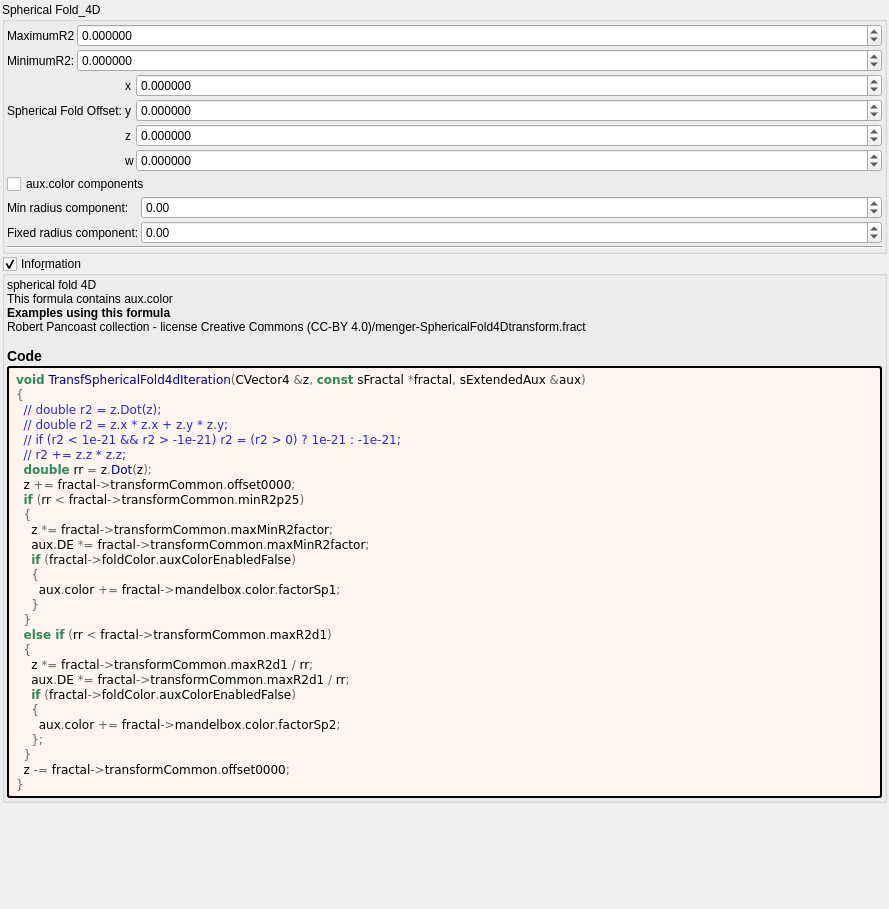
<?xml version="1.0" encoding="UTF-8"?>
<ui version="4.0">
 <class>Form</class>
 <widget class="QWidget" name="Form">
  <property name="geometry">
   <rect>
    <x>0</x>
    <y>0</y>
    <width>889</width>
    <height>909</height>
   </rect>
  </property>
  <property name="windowTitle">
   <string notr="true">transf_spherical_fold4d</string>
  </property>
  <layout class="QVBoxLayout" name="verticalLayout">
   <property name="spacing">
    <number>2</number>
   </property>
   <property name="leftMargin">
    <number>2</number>
   </property>
   <property name="topMargin">
    <number>2</number>
   </property>
   <property name="rightMargin">
    <number>2</number>
   </property>
   <property name="bottomMargin">
    <number>2</number>
   </property>
   <item>
    <widget class="QGroupBox" name="groupBox">
     <property name="title">
      <string>Spherical Fold_4D</string>
     </property>
     <property name="checkable">
      <bool>false</bool>
     </property>
     <layout class="QVBoxLayout" name="verticalLayout_12" stretch="0,0,0,0">
      <property name="spacing">
       <number>2</number>
      </property>
      <property name="leftMargin">
       <number>2</number>
      </property>
      <property name="topMargin">
       <number>2</number>
      </property>
      <property name="rightMargin">
       <number>2</number>
      </property>
      <property name="bottomMargin">
       <number>2</number>
      </property>
      <item>
       <layout class="QGridLayout" name="gridLayout_15" columnstretch="0,1">
        <property name="spacing">
         <number>2</number>
        </property>
        <item row="1" column="1">
         <widget class="MyDoubleSpinBox" name="spinbox_transf_minR2_p25">
          <property name="sizePolicy">
           <sizepolicy hsizetype="Minimum" vsizetype="Maximum">
            <horstretch>0</horstretch>
            <verstretch>0</verstretch>
           </sizepolicy>
          </property>
          <property name="prefix">
           <string/>
          </property>
          <property name="suffix">
           <string/>
          </property>
          <property name="decimals">
           <number>6</number>
          </property>
          <property name="minimum">
           <double>-99.989999999999995</double>
          </property>
          <property name="maximum">
           <double>99.989999999999995</double>
          </property>
          <property name="singleStep">
           <double>0.100000000000000</double>
          </property>
         </widget>
        </item>
        <item row="0" column="0">
         <widget class="QLabel" name="label_5">
          <property name="text">
           <string>MaximumR2</string>
          </property>
         </widget>
        </item>
        <item row="0" column="1">
         <widget class="MyDoubleSpinBox" name="spinbox_transf_maxR2_1">
          <property name="sizePolicy">
           <sizepolicy hsizetype="Minimum" vsizetype="Maximum">
            <horstretch>0</horstretch>
            <verstretch>0</verstretch>
           </sizepolicy>
          </property>
          <property name="prefix">
           <string/>
          </property>
          <property name="suffix">
           <string/>
          </property>
          <property name="decimals">
           <number>6</number>
          </property>
          <property name="minimum">
           <double>-99.989999999999995</double>
          </property>
          <property name="maximum">
           <double>99.989999999999995</double>
          </property>
          <property name="singleStep">
           <double>0.100000000000000</double>
          </property>
         </widget>
        </item>
        <item row="1" column="0">
         <widget class="QLabel" name="label_9">
          <property name="text">
           <string>MinimumR2:</string>
          </property>
         </widget>
        </item>
       </layout>
      </item>
      <item>
       <layout class="QGridLayout" name="gridLayout_63" columnstretch="0,0,0,1">
        <property name="spacing">
         <number>2</number>
        </property>
        <item row="3" column="2">
         <widget class="QLabel" name="label_99">
          <property name="text">
           <string notr="true">w</string>
          </property>
         </widget>
        </item>
        <item row="0" column="3">
         <widget class="MyDoubleSpinBox" name="spinbox4_transf_offset_0000_x">
          <property name="sizePolicy">
           <sizepolicy hsizetype="Minimum" vsizetype="Maximum">
            <horstretch>0</horstretch>
            <verstretch>0</verstretch>
           </sizepolicy>
          </property>
          <property name="prefix">
           <string/>
          </property>
          <property name="suffix">
           <string/>
          </property>
          <property name="decimals">
           <number>6</number>
          </property>
          <property name="minimum">
           <double>-99.989999999999995</double>
          </property>
          <property name="maximum">
           <double>99.989999999999995</double>
          </property>
          <property name="singleStep">
           <double>0.100000000000000</double>
          </property>
         </widget>
        </item>
        <item row="0" column="2">
         <widget class="QLabel" name="label_93">
          <property name="text">
           <string notr="true">x</string>
          </property>
         </widget>
        </item>
        <item row="1" column="2">
         <widget class="QLabel" name="label_90">
          <property name="text">
           <string notr="true">y</string>
          </property>
         </widget>
        </item>
        <item row="3" column="3">
         <widget class="MyDoubleSpinBox" name="spinbox4_transf_offset_0000_w">
          <property name="sizePolicy">
           <sizepolicy hsizetype="Minimum" vsizetype="Maximum">
            <horstretch>0</horstretch>
            <verstretch>0</verstretch>
           </sizepolicy>
          </property>
          <property name="prefix">
           <string/>
          </property>
          <property name="suffix">
           <string/>
          </property>
          <property name="decimals">
           <number>6</number>
          </property>
          <property name="minimum">
           <double>-99.989999999999995</double>
          </property>
          <property name="maximum">
           <double>99.989999999999995</double>
          </property>
          <property name="singleStep">
           <double>0.100000000000000</double>
          </property>
         </widget>
        </item>
        <item row="1" column="1">
         <widget class="QLabel" name="label_91">
          <property name="text">
           <string>Spherical Fold Offset:</string>
          </property>
         </widget>
        </item>
        <item row="2" column="3">
         <widget class="MyDoubleSpinBox" name="spinbox4_transf_offset_0000_z">
          <property name="sizePolicy">
           <sizepolicy hsizetype="Minimum" vsizetype="Maximum">
            <horstretch>0</horstretch>
            <verstretch>0</verstretch>
           </sizepolicy>
          </property>
          <property name="prefix">
           <string/>
          </property>
          <property name="suffix">
           <string/>
          </property>
          <property name="decimals">
           <number>6</number>
          </property>
          <property name="minimum">
           <double>-99.989999999999995</double>
          </property>
          <property name="maximum">
           <double>99.989999999999995</double>
          </property>
          <property name="singleStep">
           <double>0.100000000000000</double>
          </property>
         </widget>
        </item>
        <item row="1" column="3">
         <widget class="MyDoubleSpinBox" name="spinbox4_transf_offset_0000_y">
          <property name="sizePolicy">
           <sizepolicy hsizetype="Minimum" vsizetype="Maximum">
            <horstretch>0</horstretch>
            <verstretch>0</verstretch>
           </sizepolicy>
          </property>
          <property name="prefix">
           <string/>
          </property>
          <property name="suffix">
           <string/>
          </property>
          <property name="decimals">
           <number>6</number>
          </property>
          <property name="minimum">
           <double>-99.989999999999995</double>
          </property>
          <property name="maximum">
           <double>99.989999999999995</double>
          </property>
          <property name="singleStep">
           <double>0.100000000000000</double>
          </property>
         </widget>
        </item>
        <item row="2" column="2">
         <widget class="QLabel" name="label_98">
          <property name="text">
           <string notr="true">z</string>
          </property>
         </widget>
        </item>
       </layout>
      </item>
      <item>
       <layout class="QGridLayout" name="gridLayout_6" columnstretch="0,1">
        <property name="spacing">
         <number>2</number>
        </property>
        <item row="2" column="1">
         <widget class="MyDoubleSpinBox" name="spinbox_mandelbox_color_Sp2">
          <property name="sizePolicy">
           <sizepolicy hsizetype="Minimum" vsizetype="Maximum">
            <horstretch>0</horstretch>
            <verstretch>0</verstretch>
           </sizepolicy>
          </property>
          <property name="prefix">
           <string/>
          </property>
          <property name="suffix">
           <string/>
          </property>
          <property name="decimals">
           <number>2</number>
          </property>
          <property name="minimum">
           <double>-100.000000000000000</double>
          </property>
          <property name="maximum">
           <double>100.000000000000000</double>
          </property>
          <property name="singleStep">
           <double>0.100000000000000</double>
          </property>
         </widget>
        </item>
        <item row="2" column="0">
         <widget class="QLabel" name="label_29">
          <property name="text">
           <string>Fixed radius component:</string>
          </property>
         </widget>
        </item>
        <item row="1" column="1">
         <widget class="MyDoubleSpinBox" name="spinbox_mandelbox_color_Sp1">
          <property name="sizePolicy">
           <sizepolicy hsizetype="Minimum" vsizetype="Maximum">
            <horstretch>0</horstretch>
            <verstretch>0</verstretch>
           </sizepolicy>
          </property>
          <property name="prefix">
           <string/>
          </property>
          <property name="suffix">
           <string/>
          </property>
          <property name="decimals">
           <number>2</number>
          </property>
          <property name="minimum">
           <double>-100.000000000000000</double>
          </property>
          <property name="maximum">
           <double>100.000000000000000</double>
          </property>
          <property name="singleStep">
           <double>0.100000000000000</double>
          </property>
         </widget>
        </item>
        <item row="1" column="0">
         <widget class="QLabel" name="label_28">
          <property name="text">
           <string>Min radius component:</string>
          </property>
         </widget>
        </item>
        <item row="0" column="0" colspan="2">
         <widget class="QCheckBox" name="checkBox_fold_color_aux_color_enabled_false">
          <property name="text">
           <string notr="true">aux.color components</string>
          </property>
         </widget>
        </item>
       </layout>
      </item>
      <item>
       <widget class="Line" name="line_13">
        <property name="orientation">
         <enum>Qt::Horizontal</enum>
        </property>
       </widget>
      </item>
     </layout>
    </widget>
   </item>
   <item>
    <widget class="MyGroupBox" name="groupCheck_info">
     <property name="title">
      <string>Info&amp;rmation</string>
     </property>
     <property name="flat">
      <bool>false</bool>
     </property>
     <property name="checkable">
      <bool>true</bool>
     </property>
     <layout class="QVBoxLayout" name="verticalLayout_2">
      <property name="spacing">
       <number>2</number>
      </property>
      <property name="leftMargin">
       <number>2</number>
      </property>
      <property name="topMargin">
       <number>2</number>
      </property>
      <property name="rightMargin">
       <number>2</number>
      </property>
      <property name="bottomMargin">
       <number>2</number>
      </property>
      <item>
       <widget class="QLabel" name="label_information_general">
        <property name="text">
         <string notr="true">&lt;p&gt;spherical fold 4D&lt;br&gt;This formula contains aux.color&lt;/p&gt;&lt;table&gt;
&lt;/table&gt;
&lt;br&gt;&lt;b&gt;Examples using this formula&lt;/b&gt;&lt;br&gt;Robert Pancoast collection - license Creative Commons (CC-BY 4.0)/menger-SphericalFold4Dtransform.fract&lt;h3&gt;Code&lt;/h3&gt;</string>
        </property>
        <property name="wordWrap">
         <bool>true</bool>
        </property>
        <property name="openExternalLinks">
         <bool>true</bool>
        </property>
        <property name="textInteractionFlags">
         <set>Qt::LinksAccessibleByMouse|Qt::TextSelectableByMouse</set>
        </property>
       </widget>
      </item>
      <item>
       <widget class="QLabel" name="label_code_content">
        <property name="styleSheet">
         <string notr="true">border-style: outset; border-width: 2px; border-radius: 3px; border-color: black; background-color: #fff5ee; padding: 4px;</string>
        </property>
        <property name="text">
         <string notr="true">&lt;body style=&quot;background-color:#fff5ee&quot;&gt;
&lt;pre style=&quot;color:#000000; background-color:#fff5ee;  font-family:'Courier New',monospace;&quot;&gt;&lt;span style=&quot;color:#2e8b57; font-weight:bold&quot;&gt;void&lt;/span&gt; &lt;span style=&quot;color:#00008f&quot;&gt;TransfSphericalFold4dIteration&lt;/span&gt;&lt;span style=&quot;color:#676767&quot;&gt;(&lt;/span&gt;CVector4 &lt;span style=&quot;color:#676767&quot;&gt;&amp;amp;&lt;/span&gt;z&lt;span style=&quot;color:#676767&quot;&gt;,&lt;/span&gt; &lt;span style=&quot;color:#2e8b57; font-weight:bold&quot;&gt;const&lt;/span&gt; sFractal &lt;span style=&quot;color:#676767&quot;&gt;*&lt;/span&gt;fractal&lt;span style=&quot;color:#676767&quot;&gt;,&lt;/span&gt; sExtendedAux &lt;span style=&quot;color:#676767&quot;&gt;&amp;amp;&lt;/span&gt;aux&lt;span style=&quot;color:#676767&quot;&gt;)&lt;/span&gt;
&lt;span style=&quot;color:#676767&quot;&gt;{&lt;/span&gt;
  &lt;span style=&quot;color:#2929cc&quot;&gt;// double r2 = z.Dot(z);&lt;/span&gt;
  &lt;span style=&quot;color:#2929cc&quot;&gt;// double r2 = z.x * z.x + z.y * z.y;&lt;/span&gt;
  &lt;span style=&quot;color:#2929cc&quot;&gt;// if (r2 &amp;lt; 1e-21 &amp;amp;&amp;amp; r2 &amp;gt; -1e-21) r2 = (r2 &amp;gt; 0) ? 1e-21 : -1e-21;&lt;/span&gt;
  &lt;span style=&quot;color:#2929cc&quot;&gt;// r2 += z.z * z.z;&lt;/span&gt;
  &lt;span style=&quot;color:#2e8b57; font-weight:bold&quot;&gt;double&lt;/span&gt; rr &lt;span style=&quot;color:#676767&quot;&gt;=&lt;/span&gt; z&lt;span style=&quot;color:#676767&quot;&gt;.&lt;/span&gt;&lt;span style=&quot;color:#00008f&quot;&gt;Dot&lt;/span&gt;&lt;span style=&quot;color:#676767&quot;&gt;(&lt;/span&gt;z&lt;span style=&quot;color:#676767&quot;&gt;);&lt;/span&gt;
  z &lt;span style=&quot;color:#676767&quot;&gt;+=&lt;/span&gt; fractal&lt;span style=&quot;color:#676767&quot;&gt;-&amp;gt;&lt;/span&gt;transformCommon&lt;span style=&quot;color:#676767&quot;&gt;.&lt;/span&gt;offset0000&lt;span style=&quot;color:#676767&quot;&gt;;&lt;/span&gt;
  &lt;span style=&quot;color:#2e8b57; font-weight:bold&quot;&gt;if&lt;/span&gt; &lt;span style=&quot;color:#676767&quot;&gt;(&lt;/span&gt;rr &lt;span style=&quot;color:#676767&quot;&gt;&amp;lt;&lt;/span&gt; fractal&lt;span style=&quot;color:#676767&quot;&gt;-&amp;gt;&lt;/span&gt;transformCommon&lt;span style=&quot;color:#676767&quot;&gt;.&lt;/span&gt;minR2p25&lt;span style=&quot;color:#676767&quot;&gt;)&lt;/span&gt;
  &lt;span style=&quot;color:#676767&quot;&gt;{&lt;/span&gt;
    z &lt;span style=&quot;color:#676767&quot;&gt;*=&lt;/span&gt; fractal&lt;span style=&quot;color:#676767&quot;&gt;-&amp;gt;&lt;/span&gt;transformCommon&lt;span style=&quot;color:#676767&quot;&gt;.&lt;/span&gt;maxMinR2factor&lt;span style=&quot;color:#676767&quot;&gt;;&lt;/span&gt;
    aux&lt;span style=&quot;color:#676767&quot;&gt;.&lt;/span&gt;DE &lt;span style=&quot;color:#676767&quot;&gt;*=&lt;/span&gt; fractal&lt;span style=&quot;color:#676767&quot;&gt;-&amp;gt;&lt;/span&gt;transformCommon&lt;span style=&quot;color:#676767&quot;&gt;.&lt;/span&gt;maxMinR2factor&lt;span style=&quot;color:#676767&quot;&gt;;&lt;/span&gt;
    &lt;span style=&quot;color:#2e8b57; font-weight:bold&quot;&gt;if&lt;/span&gt; &lt;span style=&quot;color:#676767&quot;&gt;(&lt;/span&gt;fractal&lt;span style=&quot;color:#676767&quot;&gt;-&amp;gt;&lt;/span&gt;foldColor&lt;span style=&quot;color:#676767&quot;&gt;.&lt;/span&gt;auxColorEnabledFalse&lt;span style=&quot;color:#676767&quot;&gt;)&lt;/span&gt;
    &lt;span style=&quot;color:#676767&quot;&gt;{&lt;/span&gt;
      aux&lt;span style=&quot;color:#676767&quot;&gt;.&lt;/span&gt;color &lt;span style=&quot;color:#676767&quot;&gt;+=&lt;/span&gt; fractal&lt;span style=&quot;color:#676767&quot;&gt;-&amp;gt;&lt;/span&gt;mandelbox&lt;span style=&quot;color:#676767&quot;&gt;.&lt;/span&gt;color&lt;span style=&quot;color:#676767&quot;&gt;.&lt;/span&gt;factorSp1&lt;span style=&quot;color:#676767&quot;&gt;;&lt;/span&gt;
    &lt;span style=&quot;color:#676767&quot;&gt;}&lt;/span&gt;
  &lt;span style=&quot;color:#676767&quot;&gt;}&lt;/span&gt;
  &lt;span style=&quot;color:#2e8b57; font-weight:bold&quot;&gt;else if&lt;/span&gt; &lt;span style=&quot;color:#676767&quot;&gt;(&lt;/span&gt;rr &lt;span style=&quot;color:#676767&quot;&gt;&amp;lt;&lt;/span&gt; fractal&lt;span style=&quot;color:#676767&quot;&gt;-&amp;gt;&lt;/span&gt;transformCommon&lt;span style=&quot;color:#676767&quot;&gt;.&lt;/span&gt;maxR2d1&lt;span style=&quot;color:#676767&quot;&gt;)&lt;/span&gt;
  &lt;span style=&quot;color:#676767&quot;&gt;{&lt;/span&gt;
    z &lt;span style=&quot;color:#676767&quot;&gt;*=&lt;/span&gt; fractal&lt;span style=&quot;color:#676767&quot;&gt;-&amp;gt;&lt;/span&gt;transformCommon&lt;span style=&quot;color:#676767&quot;&gt;.&lt;/span&gt;maxR2d1 &lt;span style=&quot;color:#676767&quot;&gt;/&lt;/span&gt; rr&lt;span style=&quot;color:#676767&quot;&gt;;&lt;/span&gt;
    aux&lt;span style=&quot;color:#676767&quot;&gt;.&lt;/span&gt;DE &lt;span style=&quot;color:#676767&quot;&gt;*=&lt;/span&gt; fractal&lt;span style=&quot;color:#676767&quot;&gt;-&amp;gt;&lt;/span&gt;transformCommon&lt;span style=&quot;color:#676767&quot;&gt;.&lt;/span&gt;maxR2d1 &lt;span style=&quot;color:#676767&quot;&gt;/&lt;/span&gt; rr&lt;span style=&quot;color:#676767&quot;&gt;;&lt;/span&gt;
    &lt;span style=&quot;color:#2e8b57; font-weight:bold&quot;&gt;if&lt;/span&gt; &lt;span style=&quot;color:#676767&quot;&gt;(&lt;/span&gt;fractal&lt;span style=&quot;color:#676767&quot;&gt;-&amp;gt;&lt;/span&gt;foldColor&lt;span style=&quot;color:#676767&quot;&gt;.&lt;/span&gt;auxColorEnabledFalse&lt;span style=&quot;color:#676767&quot;&gt;)&lt;/span&gt;
    &lt;span style=&quot;color:#676767&quot;&gt;{&lt;/span&gt;
      aux&lt;span style=&quot;color:#676767&quot;&gt;.&lt;/span&gt;color &lt;span style=&quot;color:#676767&quot;&gt;+=&lt;/span&gt; fractal&lt;span style=&quot;color:#676767&quot;&gt;-&amp;gt;&lt;/span&gt;mandelbox&lt;span style=&quot;color:#676767&quot;&gt;.&lt;/span&gt;color&lt;span style=&quot;color:#676767&quot;&gt;.&lt;/span&gt;factorSp2&lt;span style=&quot;color:#676767&quot;&gt;;&lt;/span&gt;
    &lt;span style=&quot;color:#676767&quot;&gt;};&lt;/span&gt;
  &lt;span style=&quot;color:#676767&quot;&gt;}&lt;/span&gt;
  z &lt;span style=&quot;color:#676767&quot;&gt;-=&lt;/span&gt; fractal&lt;span style=&quot;color:#676767&quot;&gt;-&amp;gt;&lt;/span&gt;transformCommon&lt;span style=&quot;color:#676767&quot;&gt;.&lt;/span&gt;offset0000&lt;span style=&quot;color:#676767&quot;&gt;;&lt;/span&gt;
&lt;span style=&quot;color:#676767&quot;&gt;}&lt;/span&gt;
&lt;/pre&gt;
&lt;/body&gt;</string>
        </property>
        <property name="wordWrap">
         <bool>true</bool>
        </property>
        <property name="openExternalLinks">
         <bool>true</bool>
        </property>
        <property name="textInteractionFlags">
         <set>Qt::LinksAccessibleByMouse|Qt::TextSelectableByMouse</set>
        </property>
       </widget>
      </item>
     </layout>
    </widget>
   </item>
   <item>
    <spacer name="verticalSpacer">
     <property name="orientation">
      <enum>Qt::Vertical</enum>
     </property>
     <property name="sizeHint" stdset="0">
      <size>
       <width>20</width>
       <height>40</height>
      </size>
     </property>
    </spacer>
   </item>
  </layout>
 </widget>
 <customwidgets>
  <customwidget>
   <class>MyDoubleSpinBox</class>
   <extends>QDoubleSpinBox</extends>
   <header>my_double_spin_box.h</header>
  </customwidget>
  <customwidget>
   <class>MyGroupBox</class>
   <extends>QGroupBox</extends>
   <header>my_group_box.h</header>
   <container>1</container>
  </customwidget>
 </customwidgets>
 <tabstops>
  <tabstop>spinbox_transf_maxR2_1</tabstop>
  <tabstop>spinbox_transf_minR2_p25</tabstop>
  <tabstop>groupCheck_info</tabstop>
 </tabstops>
 <resources/>
 <connections/>
</ui>
